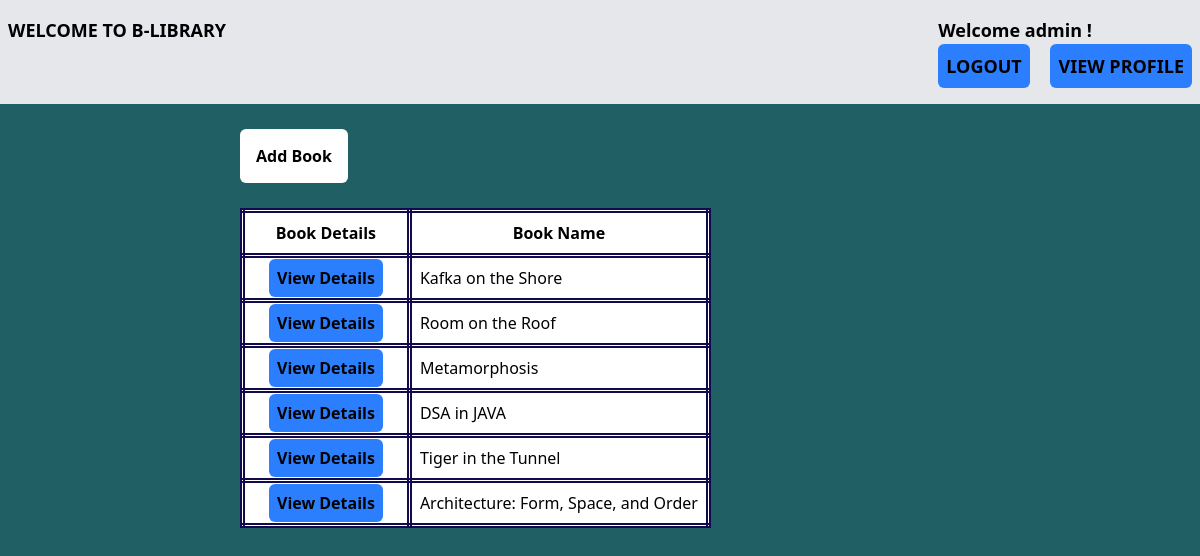
/Store/ (signed in), run on the app's committed database.
### Store/models.py (models this page shows, shortened)
class Book(models.Model):
    book_name = models.CharField(max_length = 255)
    author = models.CharField(max_length = 255)
    publisher = models.CharField(max_length = 255)
    edition = models.IntegerField(default = 1)
    genre = models.CharField(max_length = 255)
    image = models.CharField(max_length = 255,default="https://encrypted-tbn0.gstatic.com/images?q=tbn:ANd9GcSNHV0HnZFjnPVeDJnh_jxfSaaxOJaazyc6Kw&s")
    added_by = models.ForeignKey(User,on_delete=models.CASCADE,default = 1)

### Store/views.py (the view)
# urls.py: path('',views.IndexClassView.as_view(),name='index2'),
class IndexClassView(ListView):
    model = Book
    template_name = "Store/index.html"
    context_object_name = 'book_list'

### Store/templates/Store/index.html (shortened to what this page needs)
{% extends 'Store/base.html' %}
{% block body %}
<div class="flex justify-between px-50 py-10">
<div>
<a  class=" bg-white font-semibold px-4 py-4 m-10 rounded-md" href="{% url 'Store:add_book' %}">Add Book</a>
<br/>
<table class="m-10">
<tr><th>Book Details</th><th>Book Name</th></tr>
{% for book in book_list %}
<tr>
    <td>
    <a class=" bg-blue-500 font-semibold px-2 py-2 m-4 rounded-md" href="{% url 'Store:details' book.id %}">View Details</a>
    </td>
    <td>{{book.book_name}}</td>
</tr>
{% endfor %}
</table>
</div>
</div>
{% endblock %}

### Store/templates/Store/base.html (shortened to what this page needs)
{% load static %}
<!DOCTYPE html>
<html lang="en">
<head>
    <script src="https://cdn.jsdelivr.net/npm/@tailwindcss/browser@4"></script>
    <link rel="stylesheet" href="{% static 'Store/style.css' %}" >
</head>
<body>
    <nav class="bg-gray-200">
        <div class="flex justify-between text-lg font-semibold px-2 py-4 ">
        <h1 class="font-bold text-lg">WELCOME TO B-LIBRARY</h1>
        <div class="space-x-4">
            {% if user.is_authenticated %}
                <h3>Welcome {{user.username}} !</h3>
                <button class="bg-blue-500 font-semibold py-2 px-2 rounded-md"><a href="{% url 'Users:logout' %}">LOGOUT</a></button>
                <button class="bg-blue-500 font-semibold py-2 px-2 rounded-md"><a href="{% url 'Users:profile' %}">VIEW PROFILE</a></button>
            {% else %}
                <button class="bg-blue-500 font-semibold py-2 px-2 rounded-md"><a href="{% url 'Users:login' %}">LOGIN TO CONTINUE</a></button>
                <button class="bg-blue-500 font-semibold py-2 px-2 rounded-md"><a href="{% url 'Users:register' %}">REGISTER</a></button>
                {% endif %}
        </div>
        </div>
    </nav>
    {% block body %}
    {% endblock %}
</body>
</html>

### Store/static/Store/style.css (style rules this page uses)
body { background-color:rgb(32, 95, 99); }
table, th, td { background-color: white; border: 5px double rgb(17, 10, 76); border-radius: 4px ; padding: 8px; }

### data on the page
Book: book_name "Kafka on the Shore"
Book: book_name "Room on the Roof"
Book: book_name "Metamorphosis"
Book: book_name "DSA in JAVA"
Book: book_name "Tiger in the Tunnel"
Book: book_name "Architecture: Form, Space, and Order"

### other printed values
{{ user.username }} "admin"
